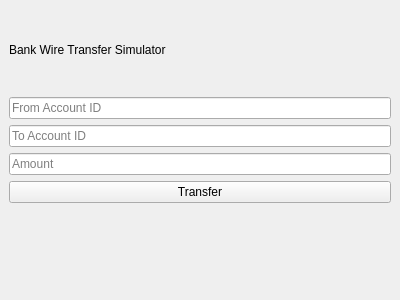
<?xml version="1.0" encoding="UTF-8"?>
<ui version="4.0">
 <class>MainWindow</class>
 <widget class="QMainWindow" name="MainWindow">
  <property name="geometry">
   <rect>
    <x>0</x>
    <y>0</y>
    <width>400</width>
    <height>300</height>
   </rect>
  </property>
  <property name="windowTitle">
   <string>Bank Wire Transfer Simulator</string>
  </property>
  <widget class="QWidget" name="centralwidget">
   <layout class="QVBoxLayout" name="verticalLayout">
    <item>
     <widget class="QLabel" name="label">
      <property name="text">
       <string>Bank Wire Transfer Simulator</string>
      </property>
     </widget>
    </item>
    <item>
     <widget class="QLineEdit" name="accountFrom">
      <property name="placeholderText">
       <string>From Account ID</string>
      </property>
     </widget>
    </item>
    <item>
     <widget class="QLineEdit" name="accountTo">
      <property name="placeholderText">
       <string>To Account ID</string>
      </property>
     </widget>
    </item>
    <item>
     <widget class="QLineEdit" name="amount">
      <property name="placeholderText">
       <string>Amount</string>
      </property>
     </widget>
    </item>
    <item>
     <widget class="QPushButton" name="transferButton">
      <property name="text">
       <string>Transfer</string>
      </property>
     </widget>
    </item>
    <item>
     <widget class="QLabel" name="resultLabel">
      <property name="text">
       <string/>
      </property>
     </widget>
    </item>
   </layout>
  </widget>
 </widget>
 <resources/>
 <connections/>
</ui>
